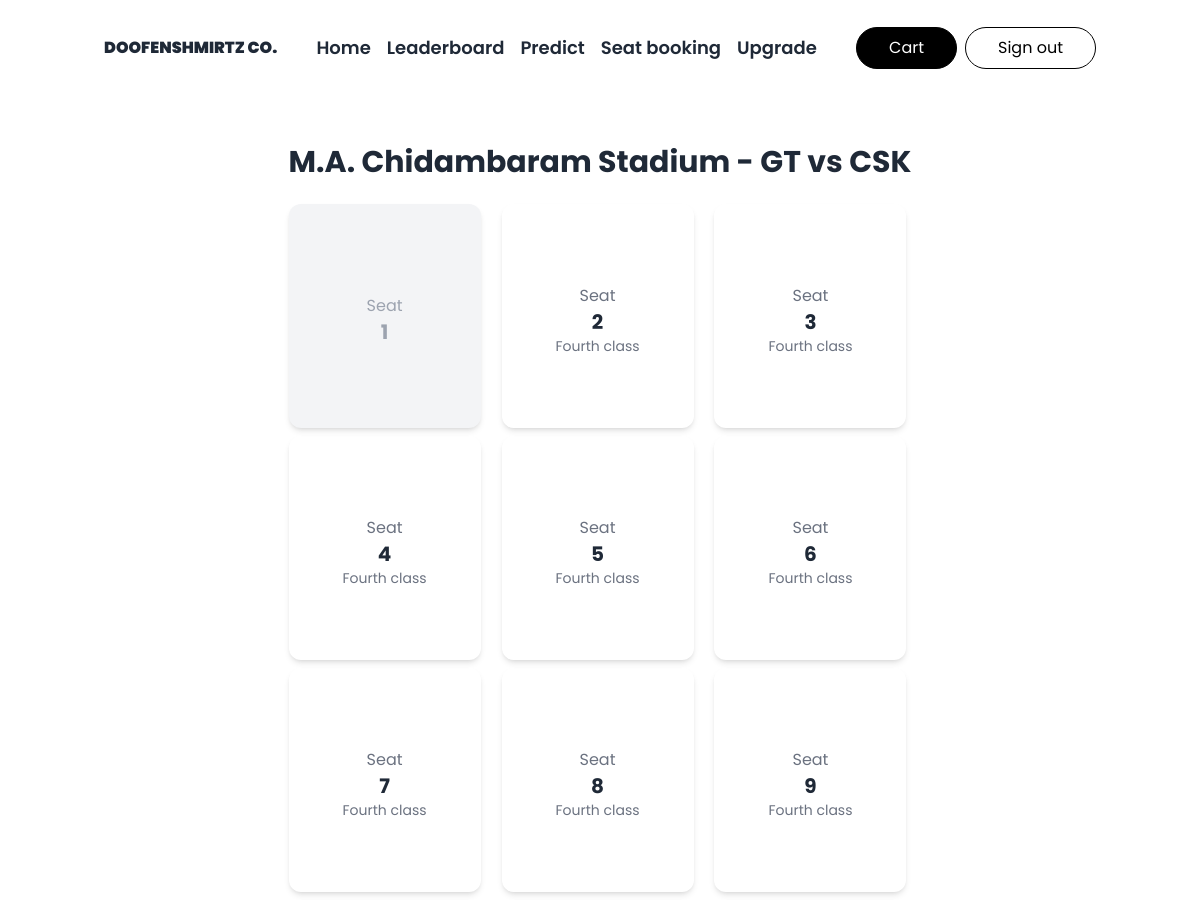
Page /bookseats (signed in, upper part) on the earlier database version.
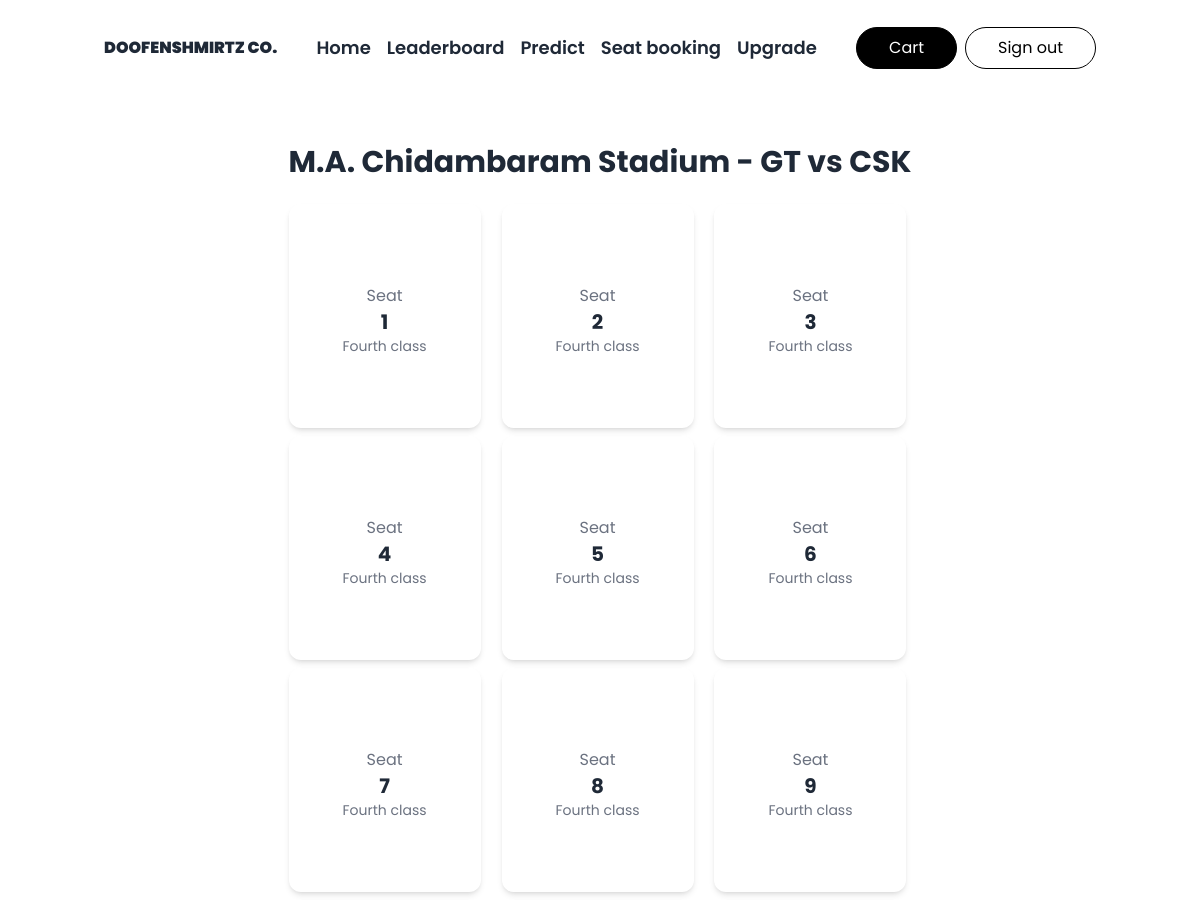
Same page on the later database version.
### hack/models.py (models this page shows)
class Seat(db.Model):
    id = db.Column(db.Integer, primary_key=True)
    taken = db.Column(db.Boolean, default=False)
    price = db.Column(db.Integer)
    category = db.Column(db.String)
    buyer = db.Column(db.Integer, db.ForeignKey('user.id'))
    stadium = db.Column(db.Integer, db.ForeignKey('stadium.id'))

### app.py (the view)
@app.route('/bookseats')
@login_required
def book_seat():
    seats = Seat.query.all()
    stadiums = Stadium.query.filter_by(id=1).first()
    total = 0
    for i in current_user.seats_bought:
        total += i.price
    return render_template('bookseat.html', seats=seats, stadium=stadiums, total=total, key=app.config['STRIPE_PUBLISHABLE_KEY'])

### hack/models.py (called while the page is built)
@login_manager.user_loader
def load_user(user_id):
    return User.query.get(user_id)

### hack/templates/bookseat.html (shortened to what this page needs)
{% extends 'base.html' %}
{% block content %}
  <div class="bg-white py-6 sm:py-8 lg:py-12 flex flex-cols justify-center items-center">
    <div class="mx-auto max-w-screen-2xl md:px-8 px-2">
      <div class="mb-6 flex items-end justify-between">
        <h2 class="text-2xl font-bold text-gray-800 lg:text-3xl">{{stadium.name}} - {{stadium.match}}</h2>
      </div>
      <div class="grid gap-y-2 gap-x-4 mx-auto sm:grid-cols-2 lg:grid-cols-3 xl:grid-cols-4">
        {% for s in seats %}
        {% if s.taken == 0 %}
            <div class="h-56 w-48 shadow-md flex flex-col items-center justify-center cursor-pointer rounded-xl">
              <a href="/select_seat/{{s.id}}">
            <div class="flex flex-col items-center justify-center pt-2">
              <span class="text-gray-500">Seat</span>
              <span class="text-lg font-bold flex items-center justify-center text-gray-800 transition duration-100 hover:text-gray-500 lg:text-xl">{{s.id}}</span>
              <span class="text-gray-500 text-sm">{{s.category}}</span>
            </div></a>
          </div>
          {% else %}
          <div class="h-56 w-48 flex flex-col items-center justify-center shadow-md cursor-not-allowed bg-gray-100 rounded-xl">
            <div class="flex flex-col items-center justify-center pt-2">
              <span class="text-gray-400">Seat</span>
              <span href="#" class="text-lg font-bold flex items-center justify-center text-gray-400 transition duration-100 lg:text-xl">{{s.id}}</span>
            </div>
          </div>
        {% endif %}
        {% endfor %}
          </div>
      </div>
    </div>
{% endblock content %}

Differences in the rows shown:
changed Seat id 1: taken True → False (drawn); category (not shown) → "Fourth class"
